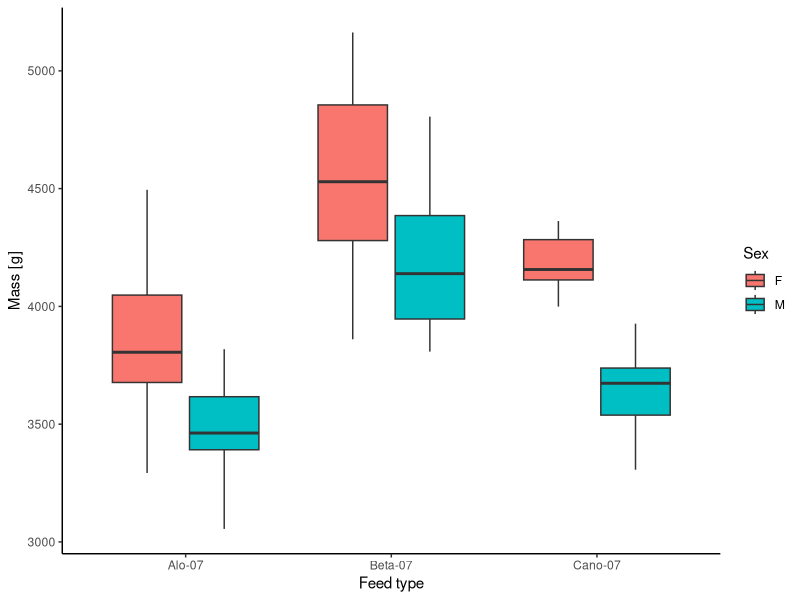

Generate this figure with R:
## ---- chunk 1
knitr::opts_chunk$set(echo = TRUE)
## ---- chunk 2
library(ggplot2)
library(ggpubr)
library(car)
library(readxl)

Data <- read_excel("Gadus morhua.xlsx")
head(Data, 10)
## ---- chunk 3
ggplot(Data, aes(x = `Feed type`, y = `Mass [g]`, fill = Sex)) +
  geom_boxplot() +
  xlab("Feed type") +
  ylab("Mass [g]") +
  guides(fill=guide_legend(title="Sex")) +
  theme_bw() + theme(panel.border = element_blank(), panel.grid.major = element_blank(),
                     panel.grid.minor = element_blank(), axis.line = element_line(colour = "black"))
## ---- chunk 4
shapiro.test(Data$`Mass [g]`[Data$`Feed type` == "Alo-07"])
shapiro.test(Data$`Mass [g]`[Data$`Feed type` == "Beta-07"])
shapiro.test(Data$`Mass [g]`[Data$`Feed type` == "Cano-07"])
shapiro.test(Data$`Mass [g]`[Data$Sex == "M"])
shapiro.test(Data$`Mass [g]`[Data$Sex == "F"])
## ---- chunk 5
leveneTest(Data$`Mass [g]` ~ Data$`Feed type`, center = mean)
## ---- chunk 6
model1 <- aov(Data$`Mass [g]` ~ Data$`Feed type` * Data$Sex)
summary(model1)
## ---- chunk 7
model2 <- aov(Data$`Mass [g]` ~ Data$`Feed type` + Data$Sex)
summary(model2)
## ---- chunk 8
TukeyHSD(model2)
